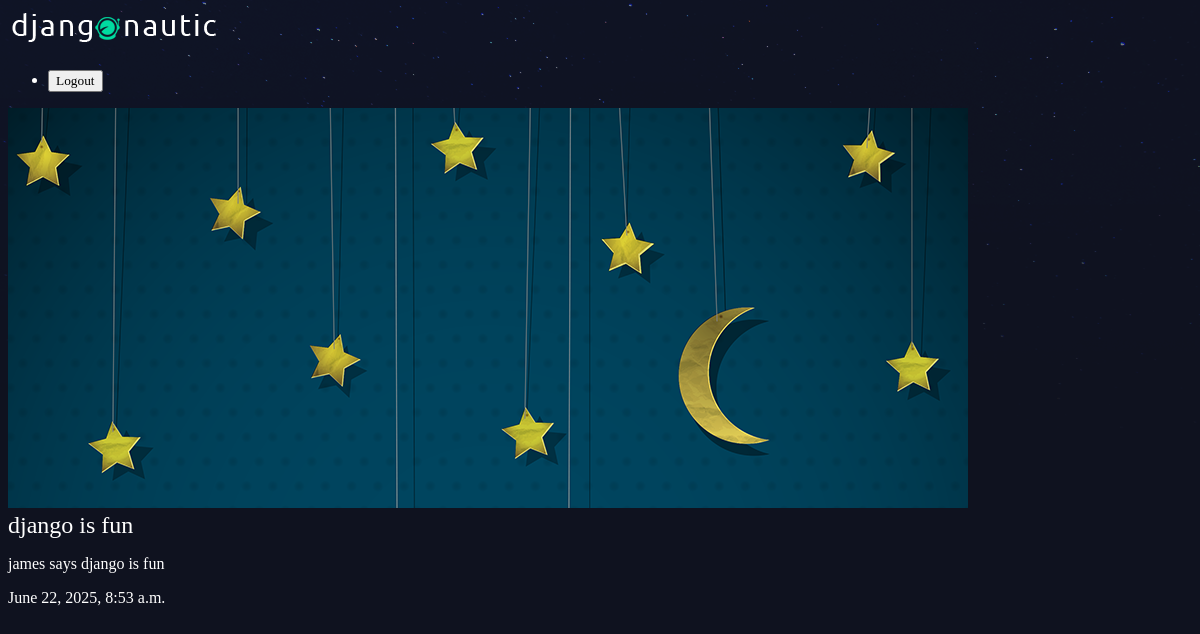
/articles/django-is-fun, run on the app's committed database.
### articles/models.py (models this page shows, shortened)
class Article(models.Model):
    title = models.CharField(max_length=100)
    slug = models.SlugField()
    body = models.TextField()
    date = models.DateTimeField(auto_now_add=True)
    thumb = models.ImageField(default='default.png',blank=True)

### articles/views.py (the view)
# urls.py: path('<slug:slug>', views.article_detail, name='detail'),
def article_detail(request,slug):
   article = Article.objects.get(slug=slug)
   return render(request, 'articles/article_detail.html', {'article': article})

### articles/templates/articles/article_detail.html
{% extends 'base_layout.html' %}
{% block content %}
<div class="article-detail">
    <div class="article">
        <img src="{{ article.thumb.url }}" alt="">
        <h2> {{ article.title }} </h2>
        <p> {{ article.body }} </p>
        <p> {{ article.date }} </p>
    </div>
</div>
{% endblock %}

### assets/styles.css (style rules this page uses)
body { background-color: #0f121f; background-image: url(stars.png); background-repeat: no-repeat; color: #fff; }
body * { font-family: Ubuntu; }
h1, h2, h3, h4, h5 { font-weight: normal; margin: 0; }

### data on the page
Article: thumb (picture), title "django is fun", body "james says django is fun", date "June 22, 2025, 8:53 a.m."
